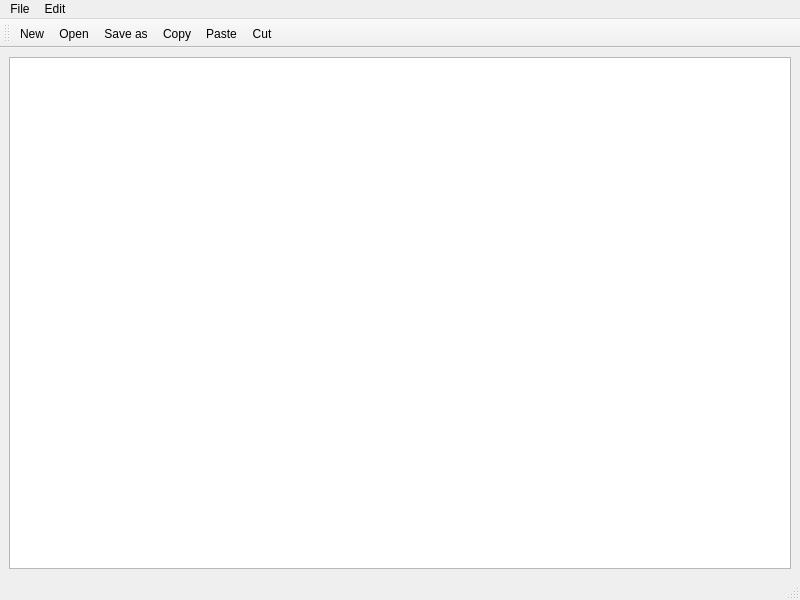
<?xml version="1.0" encoding="UTF-8"?>
<ui version="4.0">
 <class>Notepad</class>
 <widget class="QMainWindow" name="Notepad">
  <property name="geometry">
   <rect>
    <x>0</x>
    <y>0</y>
    <width>800</width>
    <height>600</height>
   </rect>
  </property>
  <property name="windowTitle">
   <string>Notepad</string>
  </property>
  <widget class="QWidget" name="centralwidget">
   <layout class="QVBoxLayout" name="verticalLayout">
    <item>
     <widget class="QTextEdit" name="textEdit"/>
    </item>
   </layout>
  </widget>
  <widget class="QMenuBar" name="menubar">
   <property name="geometry">
    <rect>
     <x>0</x>
     <y>0</y>
     <width>800</width>
     <height>25</height>
    </rect>
   </property>
   <widget class="QMenu" name="menuFile">
    <property name="title">
     <string>File</string>
    </property>
    <addaction name="actionNew"/>
    <addaction name="actionOpen"/>
    <addaction name="actionSave_as"/>
    <addaction name="actionPrint"/>
    <addaction name="actionExit"/>
   </widget>
   <widget class="QMenu" name="menuEdit">
    <property name="title">
     <string>Edit</string>
    </property>
    <addaction name="actionCopy"/>
    <addaction name="actionPaste"/>
    <addaction name="actionCut"/>
    <addaction name="actionUndo"/>
    <addaction name="actionRedo"/>
   </widget>
   <addaction name="menuFile"/>
   <addaction name="menuEdit"/>
  </widget>
  <widget class="QStatusBar" name="statusbar"/>
  <widget class="QToolBar" name="toolBar">
   <property name="windowTitle">
    <string>toolBar</string>
   </property>
   <attribute name="toolBarArea">
    <enum>TopToolBarArea</enum>
   </attribute>
   <attribute name="toolBarBreak">
    <bool>false</bool>
   </attribute>
   <addaction name="actionNew"/>
   <addaction name="actionOpen"/>
   <addaction name="actionSave_as"/>
   <addaction name="actionCopy"/>
   <addaction name="actionPaste"/>
   <addaction name="actionCut"/>
  </widget>
  <action name="actionNew">
   <property name="icon">
    <iconset resource="notepad.qrc">
     <normaloff>:/img/New.bmp</normaloff>:/img/New.bmp</iconset>
   </property>
   <property name="text">
    <string>New</string>
   </property>
  </action>
  <action name="actionOpen">
   <property name="icon">
    <iconset resource="notepad.qrc">
     <normaloff>:/img/Open.bmp</normaloff>:/img/Open.bmp</iconset>
   </property>
   <property name="text">
    <string>Open</string>
   </property>
  </action>
  <action name="actionSave_as">
   <property name="icon">
    <iconset>
     <normalon>:/img/Save.bmp</normalon>
    </iconset>
   </property>
   <property name="text">
    <string>Save as</string>
   </property>
  </action>
  <action name="actionPrint">
   <property name="text">
    <string>Print</string>
   </property>
  </action>
  <action name="actionExit">
   <property name="text">
    <string>Exit</string>
   </property>
  </action>
  <action name="actionCopy">
   <property name="icon">
    <iconset resource="notepad.qrc">
     <normaloff>:/img/Copy.bmp</normaloff>:/img/Copy.bmp</iconset>
   </property>
   <property name="text">
    <string>Copy</string>
   </property>
  </action>
  <action name="actionPaste">
   <property name="icon">
    <iconset resource="notepad.qrc">
     <normaloff>:/img/Paste.bmp</normaloff>:/img/Paste.bmp</iconset>
   </property>
   <property name="text">
    <string>Paste</string>
   </property>
  </action>
  <action name="actionCut">
   <property name="icon">
    <iconset resource="notepad.qrc">
     <normaloff>:/img/Cut.bmp</normaloff>:/img/Cut.bmp</iconset>
   </property>
   <property name="text">
    <string>Cut</string>
   </property>
  </action>
  <action name="actionUndo">
   <property name="text">
    <string>Undo</string>
   </property>
  </action>
  <action name="actionRedo">
   <property name="text">
    <string>Redo</string>
   </property>
  </action>
 </widget>
 <resources>
  <include location="notepad.qrc"/>
 </resources>
 <connections/>
</ui>
